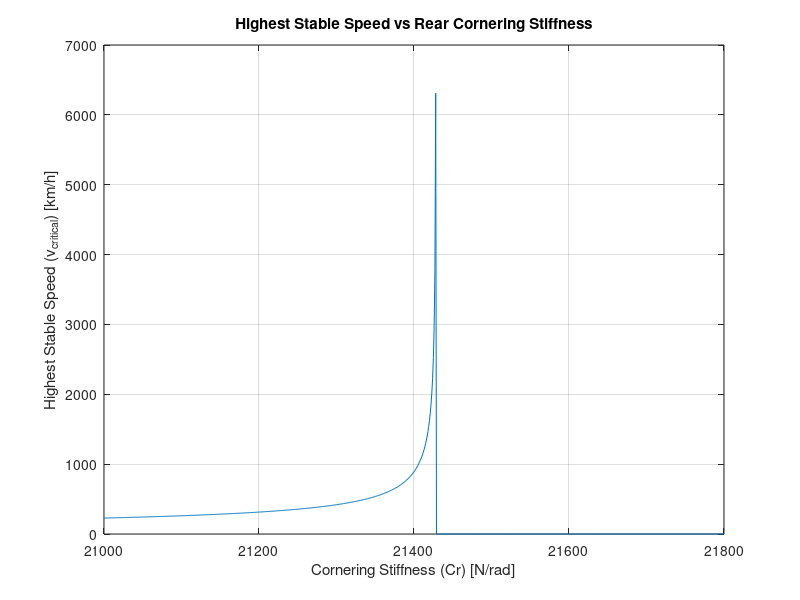

The MATLAB script that drew this image:
clear; clc; close all;

% Default Vehicle Parameters
m = 1400;            % Gross weight, kg
a = 1.14;            % cg to front axle, m
b = 1.33;            % cg to rear axle, m
Cf = 25000;          % front tyre cornering stiffness

% Constants
Iz = 2420;           % yaw intertia, kg*m^2
g = 9.81;            % acceleration due to gravity, m/s^2

% Cr values from 21000 to 21800
Cr_values = 21000:1:21800; % Increment by 1

% Preallocate arrays for results
v_critical = zeros(size(Cr_values));
Kus_values = zeros(size(Cr_values));

% Calculate L, Wf, Wr
L = a + b; % Wheelbase, m
Wf = (b / L) * m * g; % Weight on front axle, N
Wr = (a / L) * m * g; % Weight on rear axle, N

% Iterate through Cr values
for i = 1:length(Cr_values)
    Cr = Cr_values(i);

    % Calculate understeer coefficient
    Kus = Wf / Cf - Wr / Cr; % Understeer coefficient
    Kus_values(i) = Kus; % Store Kus for later use

    % Calculate highest stable speed only for negative Kus (oversteer)
    %if Kus < 0
        v_critical(i) = sqrt((g * L) / -Kus) * 3.6; % Convert to km/h
    %end

    % Display results based on Kus
    if Kus == 0
        disp('Neutral Steer');
    elseif Kus > 0
        fprintf('Understeer, infinite stability, characteristic speed = %.2f km/h\n', sqrt((g * L) / Kus) * 3.6);
    elseif Kus < 0
        fprintf('Oversteer, highest stable speed = %.2f km/h\n', v_critical(i));
    end
end

% Plot v_critical against Cr values
figure;
plot(Cr_values, v_critical);
xlabel('Cornering Stiffness (Cr) [N/rad]');
ylabel('Highest Stable Speed (v_{critical}) [km/h]');
title('Highest Stable Speed vs Rear Cornering Stiffness');
grid on;